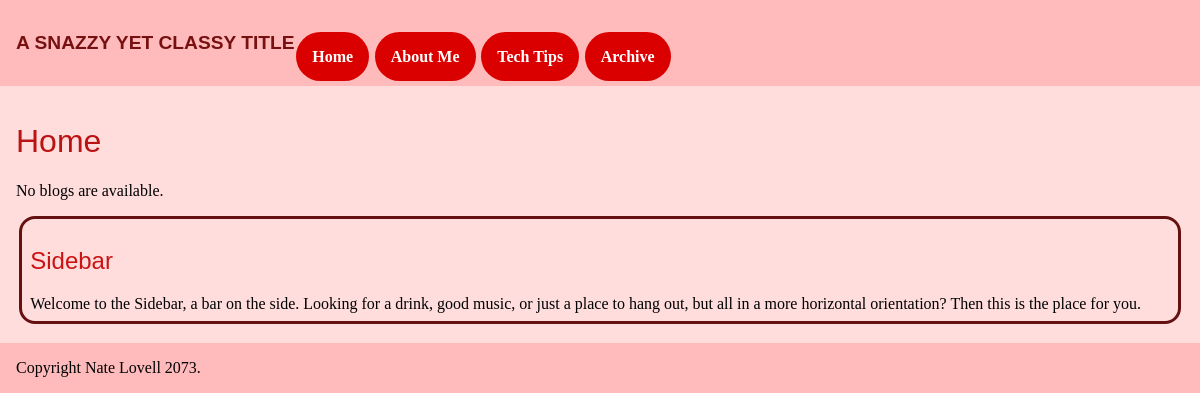
/blog/, run on an earlier commit of the app's database.
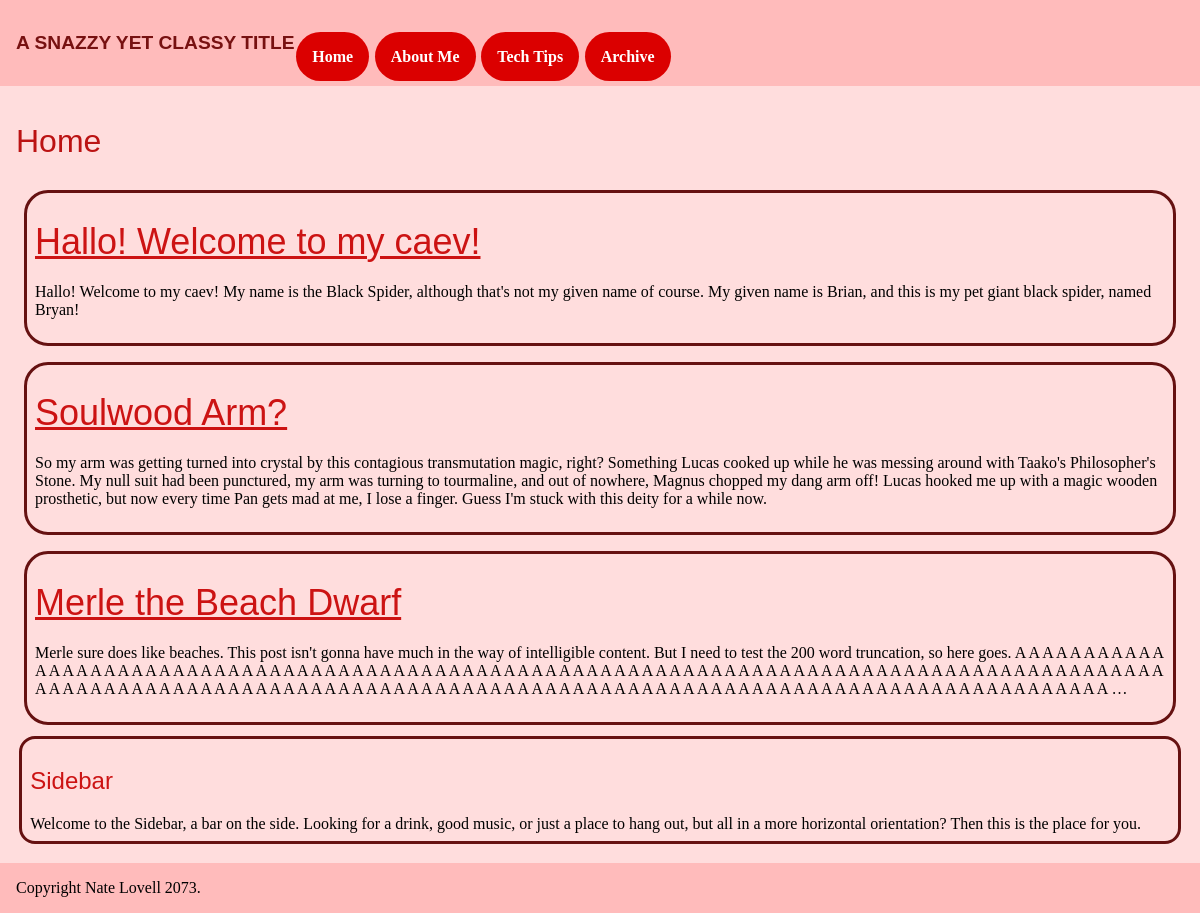
And on a later commit of the database.
### blog/models.py (models this page shows, shortened)
class Blog(models.Model):
    title = models.CharField(max_length=200)
    auth_name = models.CharField(max_length=50)
    content = models.CharField(max_length=25000)
    pub_date = models.DateTimeField('date published')

### blog/views.py (the view)
class HomeView(generic.ListView):
    template_name='blog/home.html'
    context_object_name='latest_blog_list'
    def get_queryset(self):
        return Blog.objects.order_by('-pub_date')[:3]

### blog/templates/blog/home.html (shortened to what this page needs)
{% extends 'blog/base.html' %}
{% block main %}
    <h1>Home</h1>
    {% if latest_blog_list %}
        <div class="flex">
            <div class="flexcol">
                {% for blog in latest_blog_list %}
                    <article class="blog">
                        <h2>
                            <a href="{% url 'blog:detail' blog.id %}">{{ blog.title }}</a>
                        </h2>
                        <p>
                            {{ blog.content|truncatewords:200 }}
                        </p>
                    </article>
                {% endfor %}
            </div>
        </div>
    {% else %}
        <p>No blogs are available.</p>
    {% endif %}
{% endblock %}

What changed in the data, as far as the page shows it:
added Blog: title "Hallo! Welcome to my caev!", content "Hallo! Welcome to my caev! My name is the Black Spider, although that's not my given name of course. My given name is Brian, and this is my pet giant black spider, named Bryan!"
added Blog: title "Soulwood Arm?", content "So my arm was getting turned into crystal by this contagious transmutation magic, right? Something Lucas cooked up while he was messing around with Taako's Philosopher's Stone. My null suit had been punctured, my arm was turning to tourmaline, and out of nowhere, Magnus chopped my dang arm off! Lucas hooked me up with a magic wooden prosthetic, but now every time Pan gets mad at me, I lose a finger. Guess I'm stuck with this deity for a while now."
added Blog: title "Merle the Beach Dwarf", content "Merle sure does like beaches. This post isn't gonna have much in the way of intelligible content. But I need to test the 200 word truncation, so here goes. A A A A A A A A A A A A A A A A A A A A A A A A A A A A A A A A A A A A A A A A A A A A A A A A A A A A A A A A A A A A A A A A A A A A A A A A A A A A A A A A A A A A A A A A A A A A A A A A A A A A A A A A A A A A A A A A A A A A A A A A A A A A A A A A A A A A A A A A A A A A A A A A A A A A A A A A A A A A A A A A A A A A A A A A A A A …"
Also different on the page:
text no longer shown: "No blogs are available."
